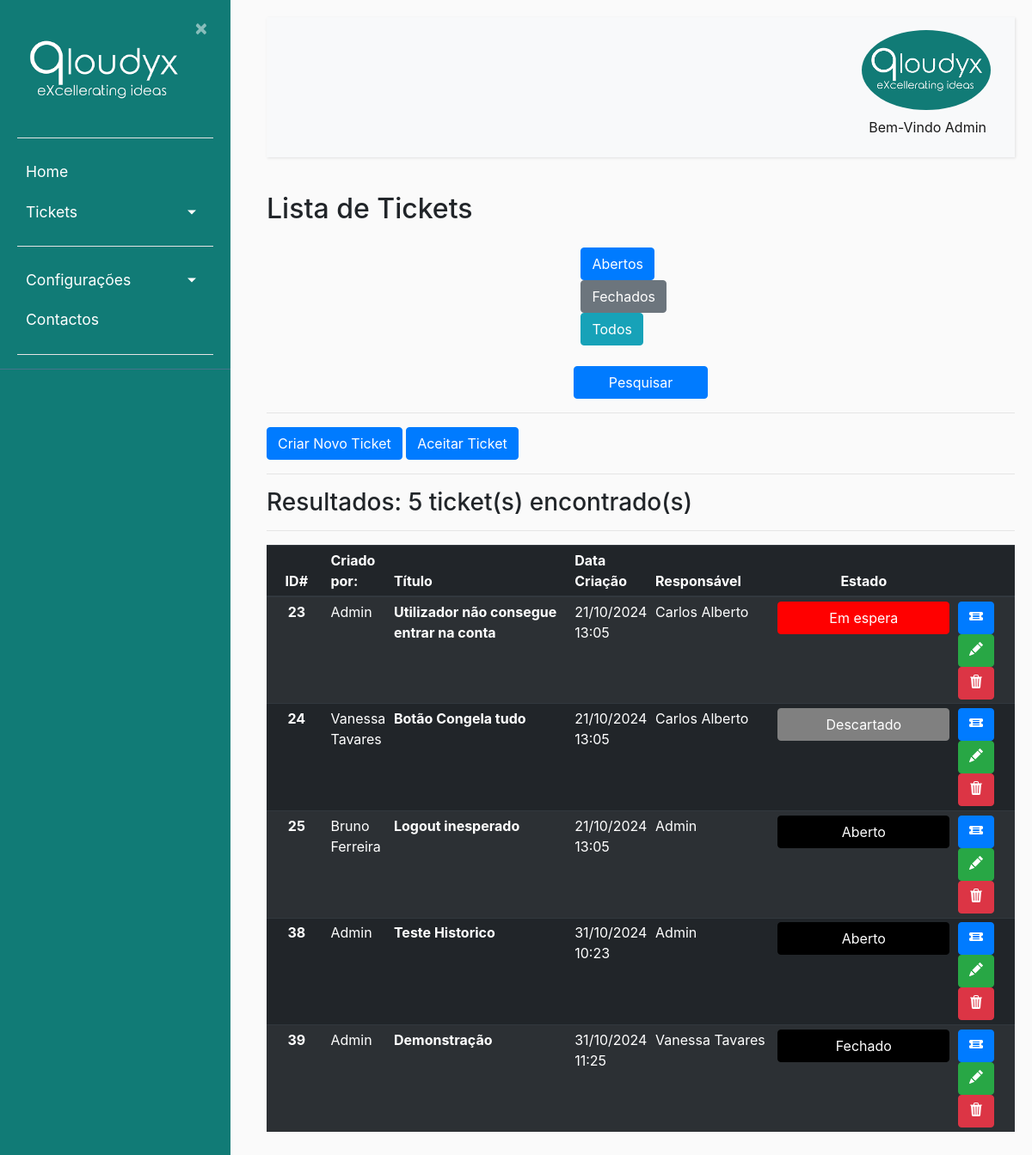
The page /listaticket/ (signed in) on the database as committed earlier.
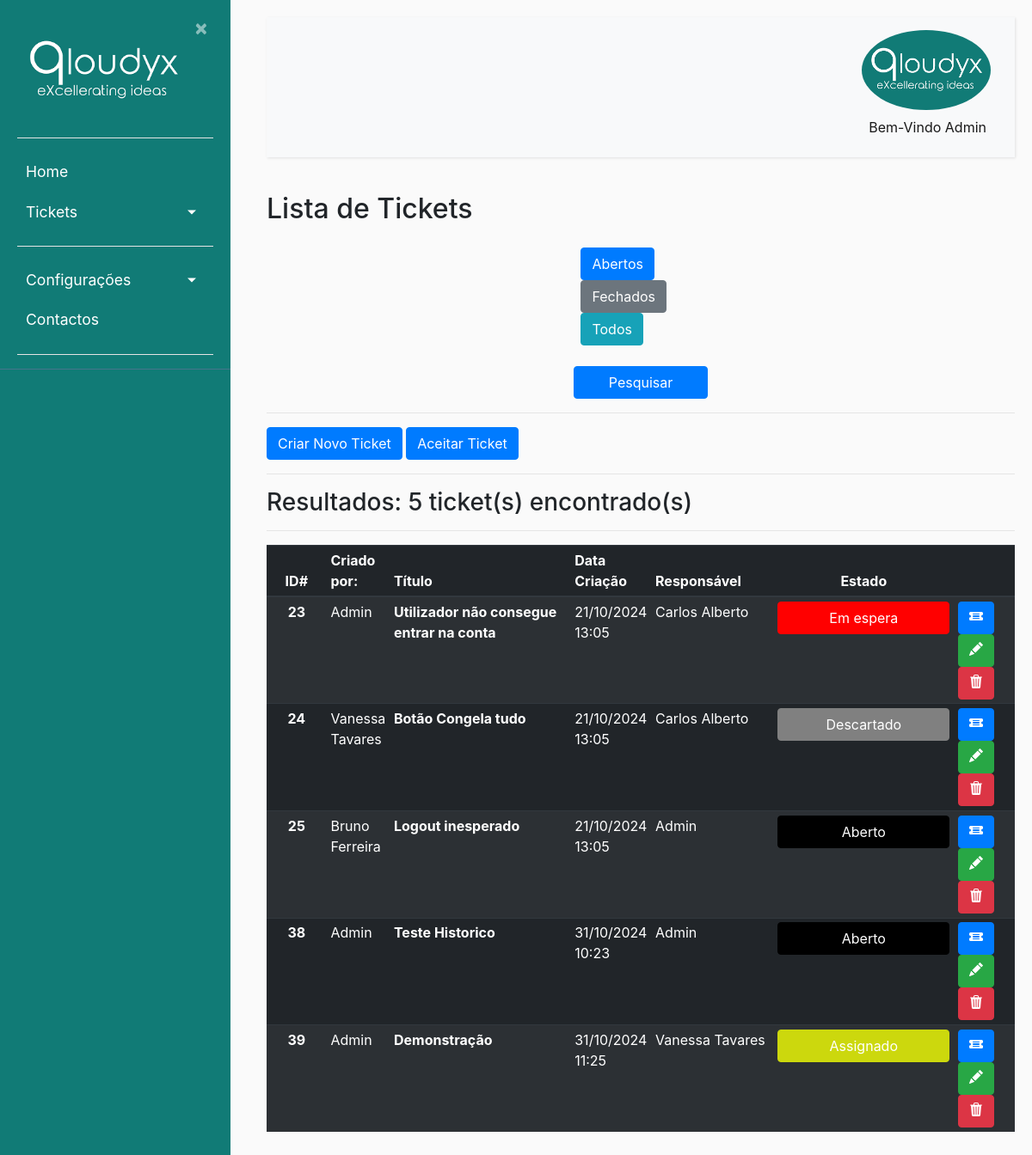
The same page on the database as committed later.
### ticket/models.py (models this page shows, shortened)
class Usuarios(AbstractBaseUser):
    uuid = models.UUIDField(default = uuid.uuid4)
    nome = models.CharField(max_length=100, unique=True,verbose_name='Utilizador')
    email = models.EmailField(verbose_name='E-mail')
    foto = models.ImageField(null=True, blank=True, upload_to='users/uploads/fotos',verbose_name='Foto')
    descricao = models.CharField(max_length=250, null=True)
    EscolhasRole = {
    ("Interno", "Interno"),
    ("Operador", "Operador"),
    ("Cliente", "Cliente"),
    }
    role = models.CharField(max_length=50,choices= EscolhasRole ,verbose_name='Cargo')
    entidade = models.ManyToManyField(Entidades, verbose_name='Entidades')
    telefone = PhoneNumberField(null=True, blank=False, unique=True, verbose_name='Telefone')
    date_of_birth = models.DateField(verbose_name='Data de Nascimento')
    is_active = models.BooleanField(default=True, verbose_name='Ativo?')
    is_admin = models.BooleanField(default=False, verbose_name='Admin?')
    objects = MyUserManager()
    USERNAME_FIELD = 'nome'
    REQUIRED_FIELDS = ['date_of_birth','email']
    def nomes_entidade(self):
            return ', '.join([a.nome for a in self.entidade.all()])
    nomes_entidade.short_description = "Entidades"

class Ticket(models.Model):
    uuid = models.UUIDField(default = uuid.uuid4)
    nome = models.CharField(max_length=50, verbose_name='Titulo')
    dataCriacao = models.DateTimeField(default=timezone.now(), verbose_name='Data de Criação')
    dataAtualizacao = models.DateTimeField(null=True ,default=timezone.now(), verbose_name='Atualizado a')
    descricao = models.CharField(max_length=300, verbose_name='Descrição')
    usuarios = models.ForeignKey(Usuarios, null = True, on_delete=models.CASCADE, related_name="responsavel", verbose_name='Responsável')
    app_tpPedidos = models.ForeignKey(Apps_tpPedidos, on_delete=models.CASCADE, verbose_name='Tipo de Problema')
    prioridade = models.ForeignKey(Prioridade, null = True , on_delete=models.CASCADE, verbose_name='Prioridade')
    resolucao = models.ForeignKey(Resolucao, null = True, on_delete=models.CASCADE, verbose_name='Resolução')
    comresolucao = models.CharField(max_length=200, null=True, verbose_name='Comentário de Resolução')
    id_Proprietario = models.ForeignKey(Usuarios, null = True, on_delete=models.CASCADE, related_name="criador", verbose_name='Criador do Ticket')
    estado = models.ForeignKey(Estado,null = True,default = 1, on_delete=models.CASCADE, verbose_name='Estado Atual')
    usuario_app = models.ForeignKey(Usuarios_Apps,null = True, on_delete=models.CASCADE)
    app = models.ForeignKey(Apps, on_delete=models.CASCADE)
    url = models.CharField(max_length=200, verbose_name="URL", null= True)

class Estado(models.Model):
    estado = models.CharField(max_length=20)
    cor = models.CharField(max_length=30)
    font_color = models.CharField(max_length=30)
    descricao = models.CharField(max_length=300)

### ticket/views.py (the view)
# urls.py: path('listaticket/', ticket_views.ticket_list, name ='listaticket'), #URL para a gestão de tickets
def ticket_list(request):
    ticketall = Ticket.objects.all()
    tickuser = request.user
    tickets = Ticket.objects.filter(Q(usuarios=tickuser) | Q(id_Proprietario=tickuser))
    cliente = Ticket.objects.filter(id_Proprietario=tickuser)
    aberto = request.GET.get('aberto')
    if (aberto == "1"):
        ticketall = Ticket.objects.all().exclude(Q(estado=6) | Q(estado=7))
    ticketfilter = TicketFilter(request.GET, ticketall)
    ticketfilteroperador = TicketFilter(request.GET, tickets)
    ticketfiltercliente = TicketFilter(request.GET, cliente)
    total_resultados = ticketfilter.qs.count()
    estado_filtro = request.GET.get('estado')
    if estado_filtro == 'abertos':
        tickets = Ticket.objects.exclude(Q(estado__estado=6) | Q(usuarios=tickuser) | Q(id_Proprietario=tickuser))
    elif estado_filtro == 'fechados':
        tickets = Ticket.objects.filter(Q(estado__estado=6) | Q(usuarios=tickuser) | Q(id_Proprietario=tickuser))
    else:
        tickets = Ticket.objects.filter(Q(usuarios=tickuser) | Q(id_Proprietario=tickuser))
    return render(request, 'ticket/listaticket.html',
                  {'tickets': ticketfilteroperador.qs,
                   'ticketall': ticketfilter.qs,
                   'cliente':ticketfiltercliente.qs,
                   'filter':ticketfilter,
                   'total':total_resultados})

### ticket/templates/ticket/listaticket.html (shortened to what this page needs)
{% extends "ticket/base.html" %}
{% block content %}
<body>
    <h2 style="margin-bottom:25px">Lista de Tickets</h2>
{% if user.is_authenticated %}
  {% if user.is_admin or user.role == "Operador"%}
    {% if ticketall %}
    <div class="filtros-rapidos" style="margin: auto; width: 16%;">
      <a href="{% url 'listaticket' %}?aberto=1" class="btn btn-primary">Abertos</a>
      <a href="{% url 'listaticket' %}?estado=6&estado=7" class="btn btn-secondary">Fechados</a>
      <a href="{% url 'listaticket' %}" class="btn btn-info">Todos</a>
    </div>
    <br>
    <button class="btn btn-primary" id="aparece" onclick="ApareceF()" style="display:block; margin: auto; width: 18%;">Pesquisar</button>
    <hr>
    <button type="button" class="btn btn-primary"><a href="{% url 'novoticket' %}">Criar Novo Ticket</a></button>
    <button type="button" class="btn btn-primary"><a href="{% url 'ticketsnaoatribuidos' %}">Aceitar Ticket</a></button>
    <hr>
    <h3>Resultados: {{ total }} ticket(s) encontrado(s)</h3>
    <hr>
    <table class="table table-striped table-dark table-sm">
        <thead>
          <tr>
            <th style="text-align:center" class="col-2 col-sm-1">ID#</th>
            <th class="col-2 col-sm-1">Criado por:</th>
            <th class="col-2 col-sm-3">Título</th>
            <th class="col-2 col-sm-1">Data Criação</th>
            <th class="col-2 col-sm-2">Responsável</th>
            <th style="text-align:center" class="col-2 col-sm-1">Estado</th>
            <th class="col-3 col-sm-1"></th>
          </tr>
        </thead>
        <tbody>
          {% for ticket in ticketall %}
          <tr>
            <th style="text-align:center">{{ ticket.id }}</th>
            <td>{{ ticket.id_Proprietario.nome }}</td>
            <th scope="row">{{ ticket.nome }}</th>
            <td>{{ ticket.dataCriacao|date:"d/m/Y H:i" }}</td>
            <td>{{ ticket.usuarios.nome }}</td>
            <td style="text-align:center"><button style="background-color:{{ticket.estado.font_color}}; border-color:{{ticket.estado.font_color}}; width:200px"type="button" class="btn btn-primary">{{ ticket.estado.estado }}</button></td>
            <td><button type="button" class="btn btn-primary"><a href="{% url 'detalheticket' ticket.uuid %}">
              </a></button>
            <button type="button" class="btn btn-success"><a href="{% url 'editar_ticket' ticket.uuid  %}">
            </a></button>
            <button onclick="botao_apagar()" type="button" class="btn btn-danger">
            </button></td>
          </tr>
          {% endfor %}
        </tbody>
    </table>
    {% endif %}
    {% endif %}
{% endif %}
</body>
{% endblock content %}

### ticket/templates/ticket/base.html (shortened to what this page needs)
{% load static %}
<!DOCTYPE html>
<html lang="en">
<head>
    <link rel="stylesheet" href="https://cdn.jsdelivr.net/npm/bootstrap@4.0.0/dist/css/bootstrap.min.css">
    <link rel="stylesheet" type="text/css" href="{% static 'ticket/main.css' %}">
</head>
<body>
    {% if user.nome == "Registo" %}
    <div class="wrapper">
        <nav id="sidebar">
            <div class="sidebar-header">
                <a href = "{% url 'ticket-home' %}"> <img src="{% static 'ticket/Qloudyx.png' %}" style="width:200px;height:100%;"></a>
                <a class="close" onclick="CloseMenu()">&nbsp×&nbsp</a>
                <hr>
                <form method="post" action="{% url 'logout' %}">
                    {% csrf_token %}
                    <a><button style="color:white; text-align:center" class="astext" type="submit">Logout</button></a>
                </form>
                <hr>
            </div>
            </ul>
        </nav>
            <main role="main" class="container">
                <div class="row">
                    <div class="col-md-8">
                        {% if messages %}
                            {% for message in messages %}
                                <div class="alert alert-{{ message.tags }} ">
                                    {{ message }}
                                </div>
                            {% endfor %}
                        {% endif %}
                    </div>
                </div>
            </main>
            <div class="collapse navbar-collapse" id="navbarSupportedContent">
                <ul class="nav navbar-nav ml-auto">
                    <li class="nav-item active">
                        <div class="dropdown">
                            {% if user.is_authenticated %}
                            <img src= "{{ user.foto.url }} " alt="Menu" class="rounded-circle" width="150" />
                            <center>
                            </center>
                        </div>
                        {% endif %}
                    </li>
                </ul>
                </div>
        </div>
        {% block restricted %}{% endblock %}
    {% else %}
    <div class="wrapper">
        <nav id="sidebar">
            <div class="sidebar-header">
                <a href = "{% url 'ticket-home' %}"> <img src="{% static 'ticket/Qloudyx.png' %}" style="width:200px;height:100%;"></a>
                <a class="close" onclick="CloseMenu();Aparece()">&nbsp×&nbsp</a>
                <hr>
            </div>
            <ul class="list-unstyled components" >
                <li>
                    {% if user.role == "Qloudyx" or user.role == "Operador" or user.is_admin %}
                        <a href="{% url 'ticket-home' %}">Home</a>
                    {% endif %}
                    {% if user.is_authenticated %}
                    <a href="#pageSubmenu" data-toggle="collapse" aria-expanded="false" class="dropdown-toggle">Tickets</a>
                    {% endif %}
                </li>
                {% if user.is_admin or user.role == "Interno"%}
                <li>
                    <hr>
                    <a href="#homeSubmenu" data-toggle="collapse" aria-expanded="false" class="dropdown-toggle">Configurações</a>
                </li>
                {% endif %}
                <li>
                <a href="#">Contactos</a>
                </li>
                    <hr>
            </ul>
        </nav>
        </div>
        <div id="content">
            <nav class="navbar navbar-expand-lg navbar-light bg-light">
                <div class="container-fluid">
                    {% if user.is_authenticated %}
                    <div class="collapse navbar-collapse" id="navbarSupportedContent">
                        <ul class="nav navbar-nav ml-auto">
                            <li class="nav-item active">
                                <div class="dropdown">
                                    {% if user.is_authenticated %}
                                    <img src= "{{ user.foto.url }} " alt="Menu" class="rounded-circle" width="150" />
                                </div>
                                <a class="nav-link" href="#">Bem-Vindo {{user.nome}}</a>
                                {% endif %}
                            </li>
                        </ul>
                    </div>
                    {% endif %}
                </div>
            </nav>
            <main role="main" class="container">
                <div class="row">
                    <div class="col-md-8">
                    </div>
                </div>
            </main>
            {% block content %}{% endblock %}
            {% endif %}
</body>
</html>

### ticket/static/ticket/main.css (style rules this page uses)
body { background: #fafafa; }
hr { background-color: white; }
a, a:hover, a:focus { color: inherit; text-decoration: none; transition: all 0.3s; }
.navbar { padding: 15px 10px; background: #fff; border: none; border-radius: 0; margin-bottom: 40px; box-shadow: 1px 1px 3px rgba(0, 0, 0, 0.1); }
.wrapper { display: flex; width: 100%; align-items: stretch; }
#sidebar { height: 100%; width: 250; position: fixed; z-index: 1; overflow-x: hidden; background: #117B76; color: #fff; transition: all 0.3s; }
#sidebar .sidebar-header { padding-left: 20px; padding-top: 20px; padding-right: 20px; background: #117B76; }
#sidebar ul.components { padding-left: 20px; padding-right: 20px; border-bottom: 1px solid #47748b; }
#sidebar ul li a { padding: 10px; font-size: 1.1em; display: block; }
a[data-toggle="collapse"] { position: relative; }
.dropdown-toggle::after { display: block; position: absolute; top: 50%; right: 20px; transform: translateY(-50%); }
#content { margin-left: 290px; position: relative; padding: 20px; min-height: 100vh; transition: all 0.3s; }

### ticket/templates/ticket/base.html (style rules this page uses)
.dropdown { position: relative; display: inline-block; }

Rows that differ between the two databases and show on the page:
changed Ticket "Demonstração": estado_id 7 → 2 (drawn); estado.estado "Fechado" → "Assignado"
